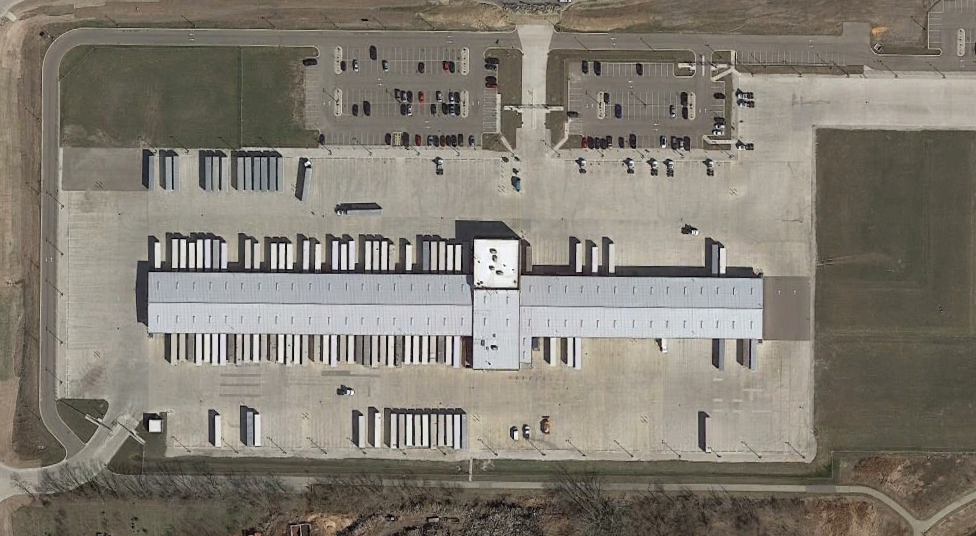
#> input picture bldng.PNG, 976 x 536 px
$ python main.py
#> lines starting #> are read from the running program, lines starting #| are printed output that depends on the picture; after the words box and inside, x2 and y2 are one past the last pixel; in counts of white or black regions, pixels touching at a corner belong together
import cv2
import numpy as np


def interactiveThresholding(img):
    # Convert to array
    imgArray = np.array(img).astype(np.float32)

    # Set Threshold To The Mean Of The Image
    t = np.mean(img)

    # Partitions Input Image into Two groups
    ret1, r1 = cv2.threshold(img, 1, t - 1, cv2.THRESH_TRUNC)
    ret2, r2 = cv2.threshold(img, t, 255, cv2.THRESH_TRUNC)


    # Flag To Stop Loop Once Mean Values Do Not Change During Iteration
    flag = 0
    r1, r2 = imgArray.shape;

    # While to iterate till Threshold is equal to the average of m1 and m2
    while flag == 0:
        print("While Loop Starts")
        fGround = 0
        bGround = 0
        fNum = 0
        bNum = 0
        for i in range(1, r1):
            for j in range(1, r2):
                tmp = imgArray[i, j]
                if tmp >= t:
                    fGround = fGround + 1
                    fNum = fNum + float(tmp)
                else:
                    bGround = bGround + 1
                    bNum = bNum + float(tmp)

        # Calculate the average of foreground and background
        ma = float(fNum / fGround)
        mb = float(bNum / bGround)
        if t == float((ma + mb) / 2):
            print("Current Threshold is ", t)

            flag = 1
            print("T is equal to New Threshold")
            print("End of while Loop.")
            print("The Threshold for this image is ", t)

        else:
            t = float((ma + mb) / 2.0)
            print("Current Threshold is ", t)
            print("T is not equal, new T set")
    return t


img = cv2.imread("bldng.PNG")
#> img is the input picture: shape (536, 976, 3); mean B, G, R 114.4, 124.4, 130.1
img = cv2.cvtColor(img, cv2.COLOR_BGR2RGB)
img = cv2.cvtColor(img, cv2.COLOR_RGB2GRAY)
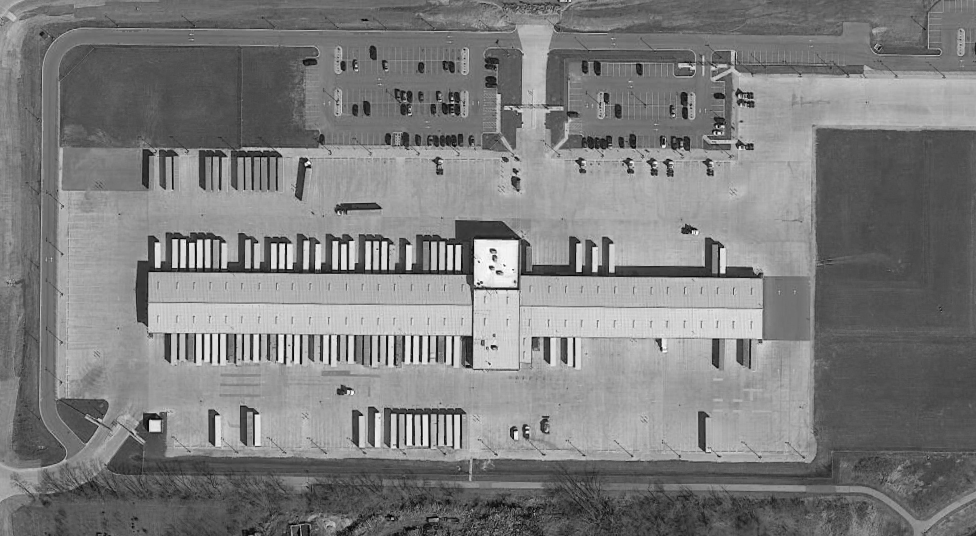
#> img: shape (536, 976); min 0, max 255, mean 125
t = np.mean(img)
#> t = 125
ret2, r3 = cv2.threshold(img, 1, 255, cv2.THRESH_OTSU)
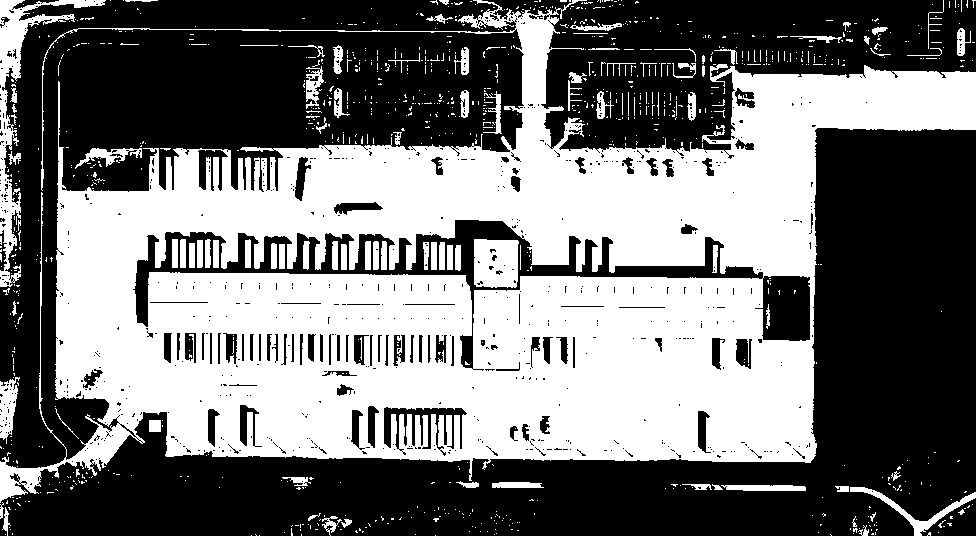
#> r3: shape (536, 976); 45.4% white; 999 white regions (899 under 20 px), largest, box (x1, y1, x2, y2) and area: (0, 0, 976, 503) 216220, (0, 0, 106, 287) 4229, (474, 239, 519, 288) 1991
#> ret2 = 128
print("The OTSU Method yields a results of ", r3)
#> (printed output is left out)

threshold = interactiveThresholding(img)
#> in interactiveThresholding, `t = np.mean(img)`: t = 125
#> in interactiveThresholding, `ret1, r1 = cv2.threshold(img, 1, t - 1, cv2.THRESH_TRUNC)`:
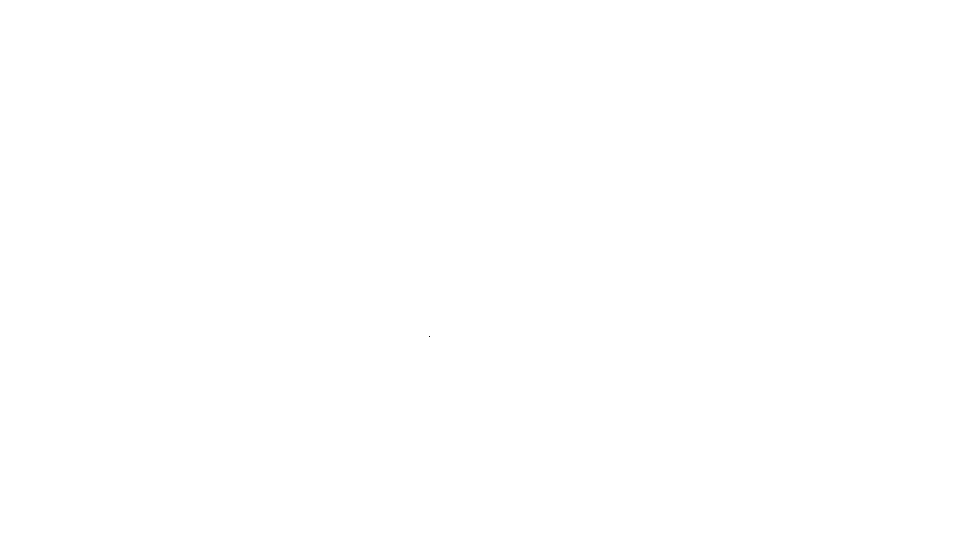
#> r1: shape (536, 976); values 0 (black) and 1 (white), 100% white; black in thin lines or dots, all inside (x1, y1, x2, y2) = (429, 336, 430, 337)
#> in interactiveThresholding, `ret2, r2 = cv2.threshold(img, t, 255, cv2.THRESH_TRUNC)`:
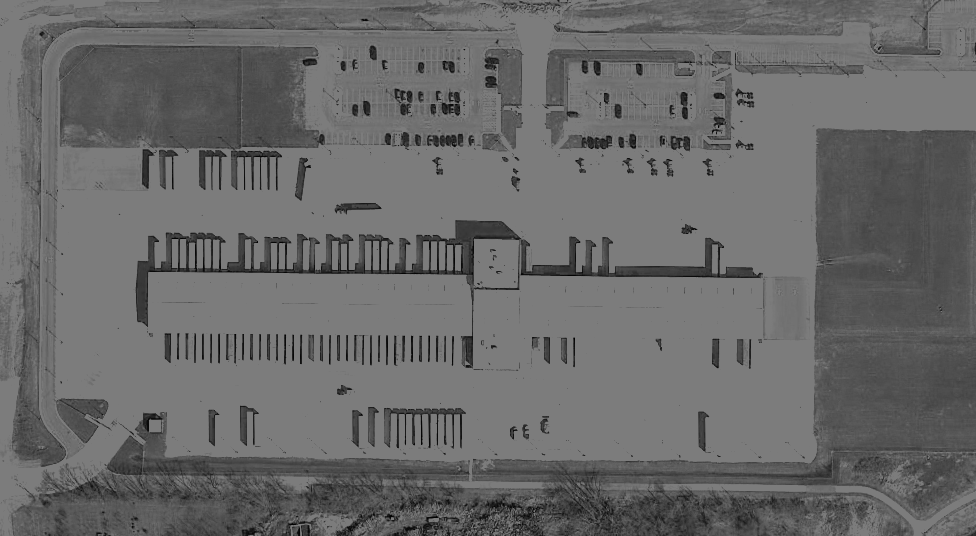
#> r2: shape (536, 976); min 0, max 124, mean 105
#> in interactiveThresholding, `ret2, r2 = cv2.threshold(img, t, 255, cv2.THRESH_TRUNC)`: ret2 = 124
#> threshold = 128.6
